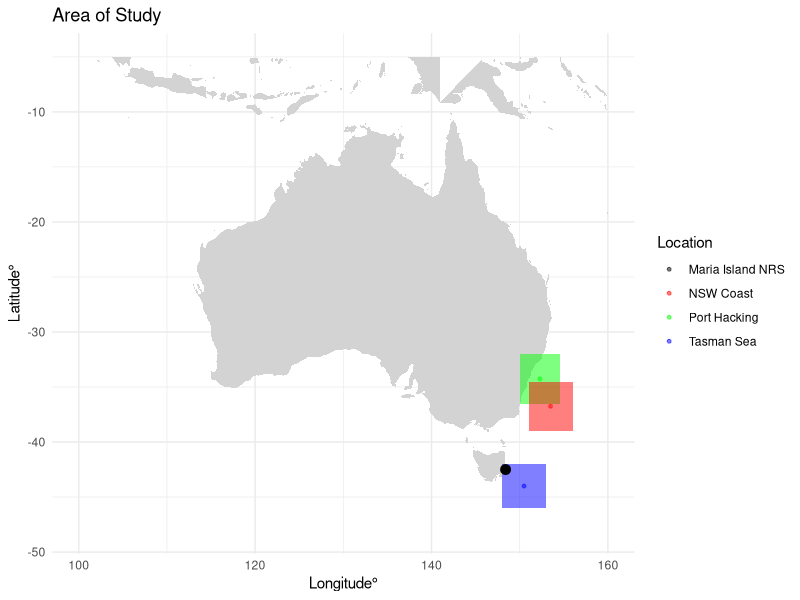
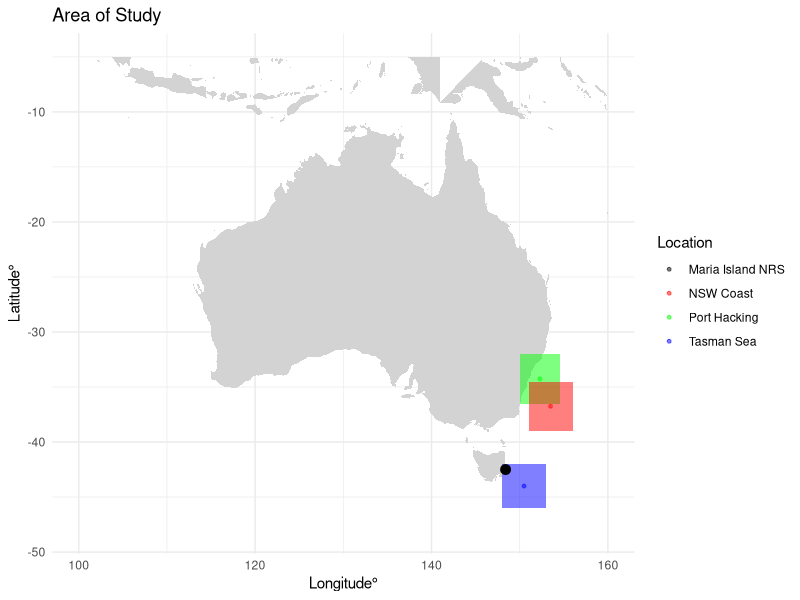

Write the R code that produced these figures, in order.
## ---- chunk 1
library('ggplot2')
## ---- chunk 2
data <- data.frame(
#  Location = c("NSW Coast", "Port Hacking", "Tasman Sea", "Maria Island NRS"),
  longitude = c(148.4),
  latitude = c(-42.5)
)

world_map <- map_data("world")
maplot <- ggplot() +
  geom_polygon(data = world_map, aes(x = long, y = lat, group = group), fill = "lightgray") +
  geom_rect(data = data, aes(xmin = 150, xmax = 154.6, ymin = -36.5, ymax = -32), fill = "green", alpha = 0.5) +
  geom_rect(data = data, aes(xmin = 151, xmax = 156, ymin = -34.5, ymax = -39), fill = "red", alpha = 0.5) +
  geom_rect(data = data, aes(xmin = 148, xmax = 153, ymin = -42, ymax = -46), fill = "blue", alpha = 0.5) +
  geom_point(data = data, aes(x = longitude, y = latitude), size = 3) +
  labs(title = "Area of Study", x = "Longitude°", y = "Latitude°") +
  theme(plot.title = element_text(hjust = 0.5)) +
  scale_x_continuous(limits = c(100, 160)) +
  scale_y_continuous(limits = c(-48, -5)) +
  # guides(color = guide_legend(title = "Locations")) +
  theme_minimal()

legend_data <- data.frame(
   x = c(148.4, 152.3, 153.5, 150.5),   # Adjust the x, y coordinates to position the legend points
   y = c(-42.5, -34.25, -36.75, -44),
   Location = c("Maria Island NRS", "Port Hacking", "NSW Coast", "Tasman Sea"),
   LocCol = c("black", "green", "red", "blue")
 )

maplot <- maplot + geom_point(data = legend_data, aes(x, y, color = Location), size = 1, alpha = 0.5)
maplot <- maplot + scale_color_manual(values = c("Maria Island NRS" = "black", "Port Hacking" = "green", "NSW Coast" = "red", "Tasman Sea" = "blue"))
print(maplot)

ggsave("map_plot.png", plot = maplot, width = 1920, height = 1080, units = "px", dpi = 300, bg = "white")
